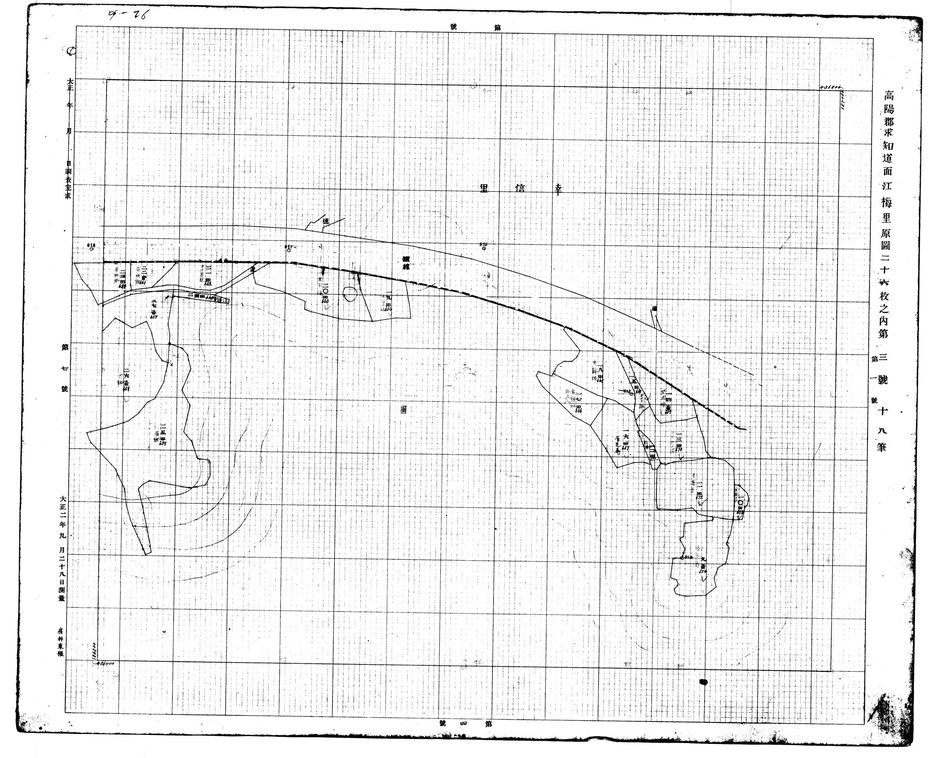
#> input picture Research/grid_images/goyang_gangmeri_10.jpg, 931 x 758 px, shrunk from 2380 x 1938 before the run
$ python remove_grid.py
#> lines starting #> are read from the running program, lines starting #| are printed output that depends on the picture; after the words box and inside, x2 and y2 are one past the last pixel; in counts of white or black regions, pixels touching at a corner belong together
import cv2 as cv
import numpy as np
import os

# 이미지 불러오기
image_path = './grid_images/goyang_gangmeri_10.jpg'  # 업로드된 이미지 경로

if not os.path.exists(image_path):
    print(f"Error: File {image_path} does not exist.")
else:
    img = cv.imread(image_path, cv.IMREAD_GRAYSCALE)
#> img is the input picture: shape (758, 931); min 0, max 255, mean 238.6
    if img is None:
        print(f"Error: OpenCV cannot read the file {image_path}.")
    else:
        # 1. Gaussian 블러를 적용하여 이미지 노이즈 완화
        blurred_img = cv.GaussianBlur(img, (5, 5), 0)

        # 2. Canny Edge Detection을 사용하여 에지 추출
        edges = cv.Canny(blurred_img, 50, 150, apertureSize=3)
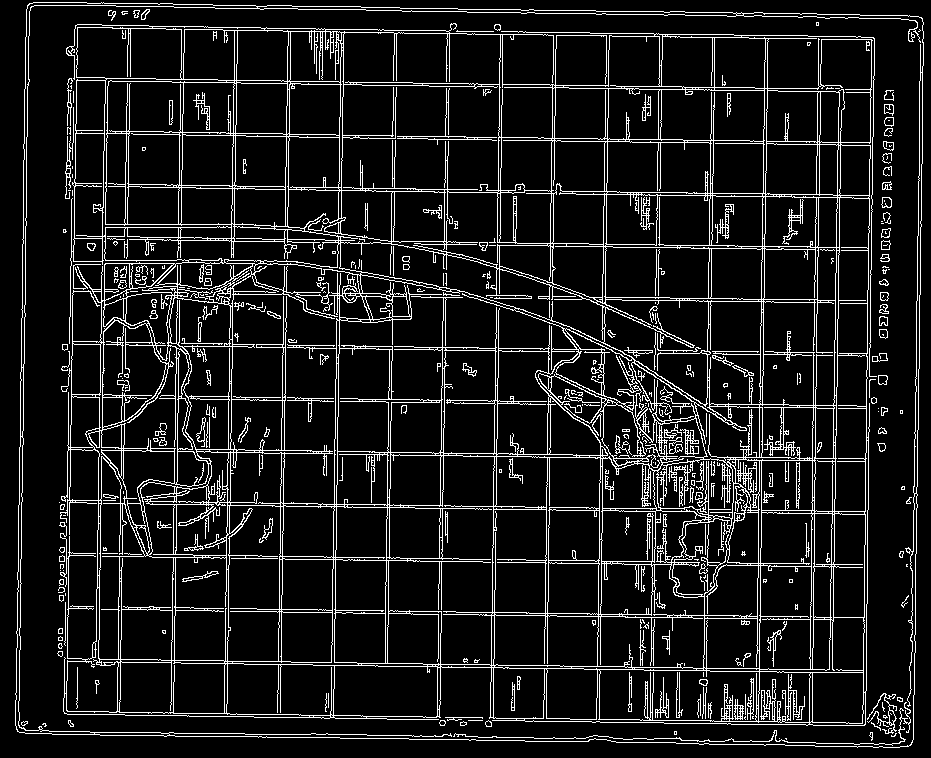
#> edges: shape (758, 931); 10.6% white in thin lines or dots

        # 3. Hough Line Transform을 사용하여 직선 검출
        lines = cv.HoughLinesP(edges, 1, np.pi / 180, 100, minLineLength=100, maxLineGap=10)
#> lines = 168 rows, first 6: [251, 8, 466, 11], [66, 183, 464, 189], [67, 132, 480, 139], [173, 715, 177, 443], [454, 86, 685, 90], [66, 185, 488, 192]

        # 4. 원본 이미지에서 검출된 직선을 제거
        # 모든 직선(기울기가 일정한)을 흰색으로 덮음으로써 삭제합니다.
        if lines is not None:
            for line in lines:
                x1, y1, x2, y2 = line[0]
                # 직선의 기울기를 계산하여 모든 직선을 제거
                slope = np.abs((y2 - y1) / (x2 - x1 + 1e-6))  # 기울기 계산
                # 기울기 상관없이 검출된 모든 직선을 지움
                cv.line(img, (x1, y1), (x2, y2), (255, 255, 255), 2)  # 흰색 선으로 격자를 지웁니다
#> this loop made 168 passes
#> (x1, y1, x2, y2, slope) on passes 1 to 3: (251, 8, 466, 11, 0.014), (66, 183, 464, 189, 0.0151), (67, 132, 480, 139, 0.0169)
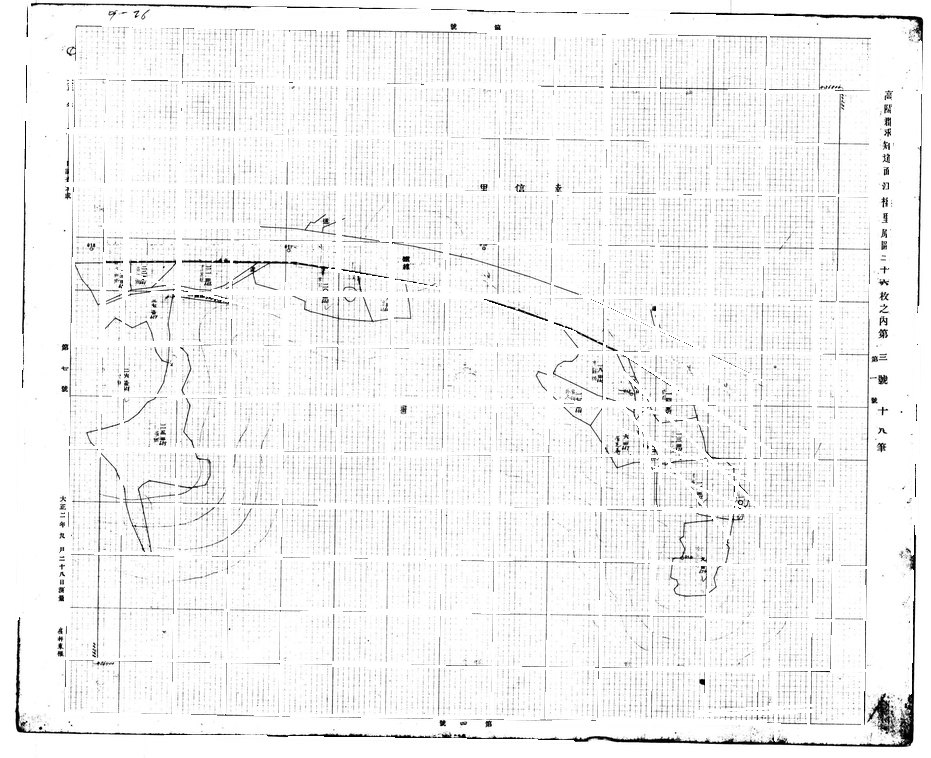
#> img: shape (758, 931); 9.92% of pixels changed, all inside (x1, y1, x2, y2) = (16, 3, 922, 743)

        # 5. 모폴로지 연산(침식 + 팽창)을 사용하여 작은 노이즈 제거
        kernel = np.ones((3, 3), np.uint8)
        img = cv.morphologyEx(img, cv.MORPH_OPEN, kernel)

        # 결과 출력
        cv.imshow('Processed Image', img)
        cv.waitKey(0)
        cv.destroyAllWindows()

        # 처리된 이미지를 저장
        output_path = './remove_grid_images/processed_image3.jpg'
        cv.imwrite(output_path, img)
        print(f'Processed image saved to {output_path}')
